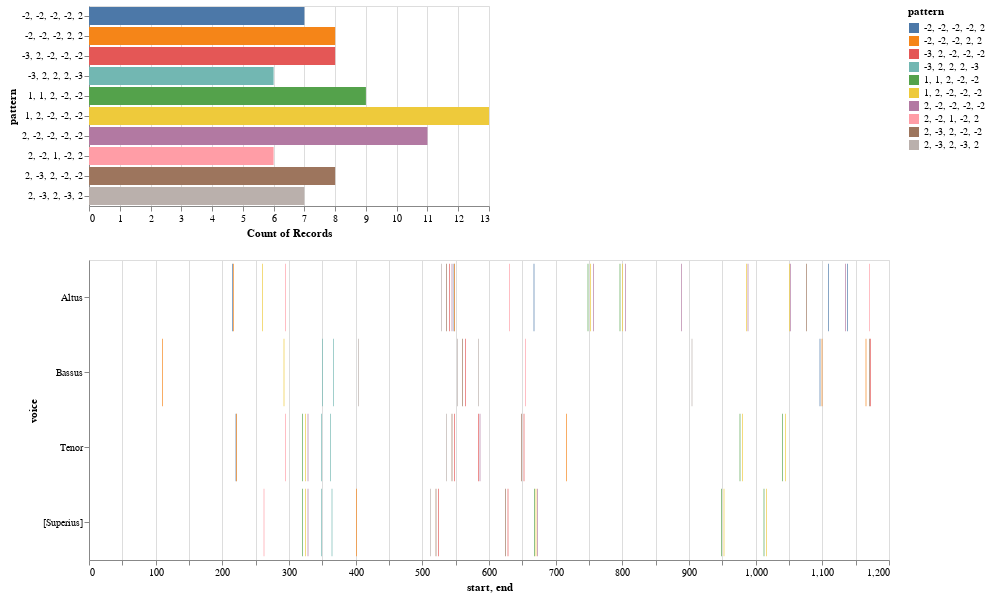

Notebook cell for this chart:
### Markdown cell above
We would pass the list of patterns into the `patterns` parametter.

### Code cell
viz_demo.plot_ngrams_heatmap(mel_ngrams, selected_patterns=mel_ngrams_top_patterns_list)

### Figure 1 — Vega-Lite specification as saved in the notebook (floating-point values rounded to 4 significant figures)
{"config": {"view": {"continuousWidth": 400, "continuousHeight": 300}}, "vconcat": [{"mark": "bar", "encoding": {"color": {"type": "nominal", "field": "pattern"}, "opacity": {"condition": {"value": 1, "selection": "selector003"}, "value": 0.2}, "x": {"type": "nominal", "aggregate": "count", "field": "pattern"}, "y": {"type": "nominal", "field": "pattern"}}, "selection": {"selector003": {"type": "multi", "fields": ["pattern"]}}}, {"mark": "bar", "encoding": {"color": {"type": "nominal", "field": "pattern"}, "opacity": {"condition": {"value": 1, "selection": "selector003"}, "value": 0.2}, "tooltip": [{"type": "quantitative", "field": "start"}, {"type": "quantitative", "field": "end"}, {"type": "nominal", "field": "pattern"}], "x": {"type": "quantitative", "field": "start"}, "x2": {"field": "end"}, "y": {"type": "nominal", "field": "voice"}}, "height": 300, "selection": {"selector003": {"type": "multi", "fields": ["pattern"]}, "selector004": {"type": "interval", "bind": "scales", "encodings": ["x", "y"]}}, "width": 800}], "data": {"name": "data-fc8312afa93e84fdb3e8f384650f56bf"}, "$schema": "https://vega.github.io/schema/vega-lite/v4.8.1.json", "datasets": {"data-fc8312afa93e84fdb3e8f384650f56bf": [{"start": 262.0, "voice": "[Superius]", "pattern": "2, -2, 1, -2, 2", "end": 263.0}, {"start": 320.0, "voice": "[Superius]", "pattern": "1, 1, 2, -2, -2", "end": 321.0}, {"start": 324.0, "voice": "[Superius]", "pattern": "1, 2, -2, -2, -2", "end": 325.0}, {"start": 328.0, "voice": "[Superius]", "pattern": "2, -2, -2, -2, -2", "end": 329.0}, {"start": 348.0, "voice": "[Superius]", "pattern": "-3, 2, 2, 2, -3", "end": 349.0}, {"start": 364.0, "voice": "[Superius]", "pattern": "-3, 2, 2, 2, -3", "end": 365.0}, {"start": 401.0, "voice": "[Superius]", "pattern": "-2, -2, -2, 2, 2", "end": 402.0}, {"start": 512.0, "voice": "[Superius]", "pattern": "2, -3, 2, -3, 2", "end": 513.0}, {"start": 520.0, "voice": "[Superius]", "pattern": "2, -3, 2, -2, -2", "end": 521.0}, {"start": 524.0, "voice": "[Superius]", "pattern": "-3, 2, -2, -2, -2", "end": 525.0}, {"start": 624.0, "voice": "[Superius]", "pattern": "2, -3, 2, -2, -2", "end": 625.0}, {"start": 628.0, "voice": "[Superius]", "pattern": "-3, 2, -2, -2, -2", "end": 629.0}, {"start": 668.0, "voice": "[Superius]", "pattern": "1, 1, 2, -2, -2", "end": 669.0}, {"start": 670.0, "voice": "[Superius]", "pattern": "1, 2, -2, -2, -2", "end": 671.0}, {"start": 672.0, "voice": "[Superius]", "pattern": "2, -2, -2, -2, -2", "end": 673.0}, {"start": 948.0, "voice": "[Superius]", "pattern": "1, 1, 2, -2, -2", "end": 949.0}, {"start": 952.0, "voice": "[Superius]", "pattern": "1, 2, -2, -2, -2", "end": 953.0}, {"start": 1012.0, "voice": "[Superius]", "pattern": "1, 1, 2, -2, -2", "end": 1013.0}, {"start": 1016.0, "voice": "[Superius]", "pattern": "1, 2, -2, -2, -2", "end": 1017.0}, {"start": 215.0, "voice": "Altus", "pattern": "-2, -2, -2, -2, 2", "end": 216.0}, {"start": 216.0, "voice": "Altus", "pattern": "-2, -2, -2, 2, 2", "end": 217.0}, {"start": 260.0, "voice": "Altus", "pattern": "1, 2, -2, -2, -2", "end": 261.0}, {"start": 294.0, "voice": "Altus", "pattern": "2, -2, 1, -2, 2", "end": 295.0}, {"start": 528.0, "voice": "Altus", "pattern": "2, -3, 2, -3, 2", "end": 529.0}, {"start": 536.0, "voice": "Altus", "pattern": "2, -3, 2, -2, -2", "end": 537.0}, {"start": 540.0, "voice": "Altus", "pattern": "-3, 2, -2, -2, -2", "end": 541.0}, {"start": 544.0, "voice": "Altus", "pattern": "2, -2, -2, -2, -2", "end": 545.0}, {"start": 547.0, "voice": "Altus", "pattern": "-2, -2, -2, -2, 2", "end": 548.0}, {"start": 548.0, "voice": "Altus", "pattern": "-2, -2, -2, 2, 2", "end": 549.0}, {"start": 630.0, "voice": "Altus", "pattern": "2, -2, 1, -2, 2", "end": 631.0}, {"start": 667.0, "voice": "Altus", "pattern": "-2, -2, -2, -2, 2", "end": 668.0}, {"start": 748.0, "voice": "Altus", "pattern": "1, 1, 2, -2, -2", "end": 749.0}, {"start": 752.0, "voice": "Altus", "pattern": "1, 2, -2, -2, -2", "end": 753.0}, {"start": 756.0, "voice": "Altus", "pattern": "2, -2, -2, -2, -2", "end": 757.0}, {"start": 796.0, "voice": "Altus", "pattern": "1, 1, 2, -2, -2", "end": 797.0}, {"start": 800.0, "voice": "Altus", "pattern": "1, 2, -2, -2, -2", "end": 801.0}, {"start": 804.0, "voice": "Altus", "pattern": "2, -2, -2, -2, -2", "end": 805.0}, {"start": 888.0, "voice": "Altus", "pattern": "2, -2, -2, -2, -2", "end": 889.0}, {"start": 986.0, "voice": "Altus", "pattern": "1, 2, -2, -2, -2", "end": 987.0}, {"start": 988.0, "voice": "Altus", "pattern": "2, -2, -2, -2, -2", "end": 989.0}, {"start": 1050.0, "voice": "Altus", "pattern": "1, 2, -2, -2, -2", "end": 1051.0}, {"start": 1052.0, "voice": "Altus", "pattern": "2, -2, -2, -2, -2", "end": 1053.0}, {"start": 1076.0, "voice": "Altus", "pattern": "2, -3, 2, -2, -2", "end": 1077.0}, {"start": 1109.0, "voice": "Altus", "pattern": "-2, -2, -2, -2, 2", "end": 1110.0}, {"start": 1134.0, "voice": "Altus", "pattern": "2, -2, -2, -2, -2", "end": 1135.0}, {"start": 1137.0, "voice": "Altus", "pattern": "-2, -2, -2, -2, 2", "end": 1138.0}, {"start": 1170.0, "voice": "Altus", "pattern": "2, -2, 1, -2, 2", "end": 1171.0}, {"start": 220.0, "voice": "Tenor", "pattern": "-2, -2, -2, -2, 2", "end": 221.0}, {"start": 221.0, "voice": "Tenor", "pattern": "-2, -2, -2, 2, 2", "end": 222.0}, {"start": 294.0, "voice": "Tenor", "pattern": "2, -2, 1, -2, 2", "end": 295.0}, {"start": 320.0, "voice": "Tenor", "pattern": "1, 1, 2, -2, -2", "end": 321.0}, {"start": 324.0, "voice": "Tenor", "pattern": "1, 2, -2, -2, -2", "end": 325.0}, {"start": 328.0, "voice": "Tenor", "pattern": "2, -2, -2, -2, -2", "end": 329.0}, {"start": 348.0, "voice": "Tenor", "pattern": "-3, 2, 2, 2, -3", "end": 349.0}, {"start": 362.0, "voice": "Tenor", "pattern": "-3, 2, 2, 2, -3", "end": 363.0}, {"start": 536.0, "voice": "Tenor", "pattern": "2, -3, 2, -3, 2", "end": 537.0}, {"start": 544.0, "voice": "Tenor", "pattern": "2, -3, 2, -2, -2", "end": 545.0}, {"start": 548.0, "voice": "Tenor", "pattern": "-3, 2, -2, -2, -2", "end": 549.0}, {"start": 584.0, "voice": "Tenor", "pattern": "-3, 2, -2, -2, -2", "end": 585.0}, {"start": 586.0, "voice": "Tenor", "pattern": "2, -2, -2, -2, -2", "end": 587.0}, {"start": 648.0, "voice": "Tenor", "pattern": "2, -3, 2, -2, -2", "end": 649.0}, {"start": 652.0, "voice": "Tenor", "pattern": "-3, 2, -2, -2, -2", "end": 653.0}, {"start": 716.0, "voice": "Tenor", "pattern": "-2, -2, -2, 2, 2", "end": 717.0}, {"start": 976.0, "voice": "Tenor", "pattern": "1, 1, 2, -2, -2", "end": 977.0}, {"start": 980.0, "voice": "Tenor", "pattern": "1, 2, -2, -2, -2", "end": 981.0}, {"start": 1040.0, "voice": "Tenor", "pattern": "1, 1, 2, -2, -2", "end": 1041.0}, {"start": 1044.0, "voice": "Tenor", "pattern": "1, 2, -2, -2, -2", "end": 1045.0}, {"start": 110.0, "voice": "Bassus", "pattern": "-2, -2, -2, 2, 2", "end": 111.0}, {"start": 292.0, "voice": "Bassus", "pattern": "1, 2, -2, -2, -2", "end": 293.0}, {"start": 350.0, "voice": "Bassus", "pattern": "-3, 2, 2, 2, -3", "end": 351.0}, {"start": 366.0, "voice": "Bassus", "pattern": "-3, 2, 2, 2, -3", "end": 367.0}, {"start": 404.0, "voice": "Bassus", "pattern": "2, -3, 2, -3, 2", "end": 405.0}, {"start": 552.0, "voice": "Bassus", "pattern": "2, -3, 2, -3, 2", "end": 553.0}, {"start": 560.0, "voice": "Bassus", "pattern": "2, -3, 2, -2, -2", "end": 561.0}, {"start": 564.0, "voice": "Bassus", "pattern": "-3, 2, -2, -2, -2", "end": 565.0}, {"start": 584.0, "voice": "Bassus", "pattern": "2, -3, 2, -3, 2", "end": 585.0}, {"start": 654.0, "voice": "Bassus", "pattern": "2, -2, 1, -2, 2", "end": 655.0}, {"start": 904.0, "voice": "Bassus", "pattern": "2, -3, 2, -3, 2", "end": 905.0}, {"start": 1096.0, "voice": "Bassus", "pattern": "-2, -2, -2, -2, 2", "end": 1097.0}, {"start": 1099.0, "voice": "Bassus", "pattern": "-2, -2, -2, 2, 2", "end": 1100.0}, {"start": 1165.0, "voice": "Bassus", "pattern": "-2, -2, -2, 2, 2", "end": 1166.0}, {"start": 1170.0, "voice": "Bassus", "pattern": "2, -3, 2, -2, -2", "end": 1171.0}, {"start": 1172.0, "voice": "Bassus", "pattern": "-3, 2, -2, -2, -2", "end": 1173.0}]}}
